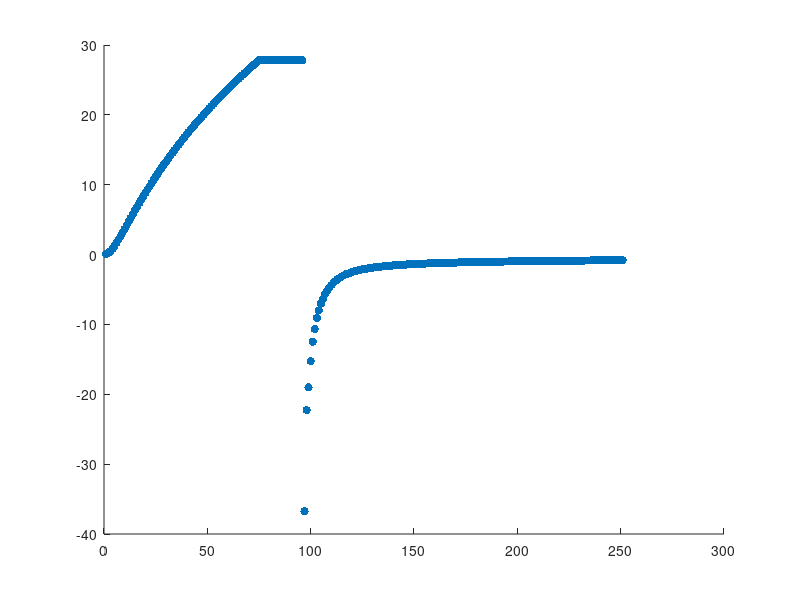

The MATLAB script that drew this image:
% Linear Differential Equation Plot
clc; clear;

realCD = .47;
BMass = 200;
PMass = 50;
GVol = 200;
z = 1; %initial altitude in meters
dz = 0; %initial change in altitude is 0 meters
vol = GVol; %the initial balloon volume is equal to the amount of air pumped in. (m^3)
dVol = 0; %the change of the volume is initally 0
r = 287; %This is the gas constant. Units are J/(kgK). 
Mb = 4.0026; %This is the molecular weight of the balloon gas (Helium)
p = 101325;%This is the inital atmospheric pressure (Pa) or kg/ms^2
temp = 15; %This is the initial temperature Celsius
tempK = temp + 273.15; % This is the temperature in Kelvin
RhoA = p/(287*tempK); %This is the density of air (kg/m^3)
Wg = Mb*p*vol/(r*tempK);
Wf = BMass*0.0098; % This is the weight of the balloon in Newtons (Bmass is in grams)
Wp = PMass*0.0098; % This is the weight of the payload in Newtons
cb = 0.55; % This is the apparent additional mass coefficient for balloons based on a study from UMich in 1995
g = 9.81; % acceleration caused by gravity (m/sec^2)
dt = 1;
radius = ((3/(4*pi))*vol)^(1/3);





%Constants
%A = 60;
%B = 60;
%C = 60;

float_dur = 22; % [s]

%Intervals
start_asc = 1;                  %ascending
stop_asc = 75;                 %ascending

start_fl = stop_asc;            %float    
stop_fl = start_fl + float_dur; %float

start_dec = stop_fl;            %descending
stop_dec = start_dec + 154;     %descending


%---- ASCENT ----
for t_asc = start_asc:stop_asc
    
    
     oldTemp = temp;
    oldTempK = tempK; % https://www.grc.nasa.gov/www/k-12/airplane/atmosmet.html
    if (z <= 11000) %Meters (Troposhpere)
        temp = 15.04 - 0.00649*z; 
        tempK = temp + 273.15;
        p = 101.29*((temp+273.1)/(288.08)).^5.256;
        
    elseif (z > 11000 && z < 25000) %Meters (Lower Stratosphere)
        temp = -56.46;
        tempK = temp + 273.15;
        p = 22.65*exp(1.73-0.000157*z);
        
    else %Upper Stratosphere
        temp = -131.21 + 0.00299*z; 
        tempK = temp + 273.15;
        p = 2.488 * ((temp+273.1)/216.6)^-11.388;
    end

    dTemp = abs(temp - oldTemp);
    dTempK = abs(tempK - oldTempK); 
    
    RhoA = (p/(.2869*(temp+273.1)))*9.81; %This is the density of air which needs to be updated. 9.81 is the conversion factor between kg and Newtons.

    Wg = Mb.*p.*vol/(r.*tempK); %The weight of the gas has to be updated for the new temperature
    
    radius = ((3/(4*pi))*vol).^(1/3);
    Ca = pi*radius.^2;   
    
    A = (Wp + Wf + Wg + cb.*p.*vol); 
    B = (1/2*g * realCD * RhoA * Ca); 
    C = (RhoA*vol - Wg - Wp - Wf);
    
    old_z = z;
    
    
    z = (A/C).*log(cosh( (sqrt(B).*sqrt(C).*t_asc)/A) );
    z_array(t_asc) = z;
    
    dz = z - old_z; %this is the change in altitude from the last second
    
    dVol = (r/(p*Mb))*(Wg*dTempK/dt)*dt + (RhoA/p)*(vol)*dz;
    
    vol = vol + dVol; 
    
    
end


%---- FLOAT ----
last_asc_idx = t_asc;           %get value of the "balloon" at the last time step
float_alt = z_array(last_asc_idx);    %set float_alt to value at end of ascent

for t = start_fl:stop_fl
    z = float_alt;
    z_array(t) = z;
end


%---- DESCENT ----
for t = start_dec:stop_dec
    
    
         oldTemp = temp;
    oldTempK = tempK; % https://www.grc.nasa.gov/www/k-12/airplane/atmosmet.html
    if (z <= 11000) %Meters (Troposhpere)
        temp = 15.04 - 0.00649*z; 
        tempK = temp + 273.15;
        p = 101.29*((temp+273.1)/(288.08))^5.256;
        
    elseif (z > 11000 && z < 25000) %Meters (Lower Stratosphere)
        temp = -56.46;
        tempK = temp + 273.15;
        p = 22.65*exp(1.73-0.000157*z);
        
    else %Upper Stratosphere
        temp = -131.21 + 0.00299*z; 
        tempK = temp + 273.15;
        p = 2.488 * ((temp+273.1)/216.6)^-11.388;
    end

    dTemp = abs(temp - oldTemp);
    dTempK = abs(tempK - oldTempK); 
    
    RhoA = (p/(.2869*(temp+273.1)))*9.81; %This is the density of air which needs to be updated. 9.81 is the conversion factor between kg and Newtons.

    Wg = Mb*p*vol/(r*tempK); %The weight of the gas has to be updated for the new temperature
    
    radius = ((3/(4*pi))*vol)^(1/3);
    Ca = pi*radius^2;   
    
    A = (Wp + Wf + Wg + cb*p*vol); 
    B = (1/2*g * realCD * RhoA * Ca); 
    C = (RhoA*vol - Wg - Wp - Wf);
    
    old_z = z;    
    
    z = -(A/C)*log(cosh( (sqrt(B)*sqrt(C)*t)/A) );
    z_array(t) = z;
    
     dz = z - old_z; %this is the change in altitude from the last second
    
    dVol= (r/(p*Mb))*(Wg*dTempK/dt)*dt + (RhoA/p)*(vol)*dz;
    
    vol = vol + dVol; 
    
end


%Scatter plot
t = 1:length(z_array);
scatter(t,z_array,'filled');

%Scatter plot for real component (just a working hack for now)
t = 1:length(z_array);
realz_array = real(z_array);
scatter(t,realz_array,'filled');
